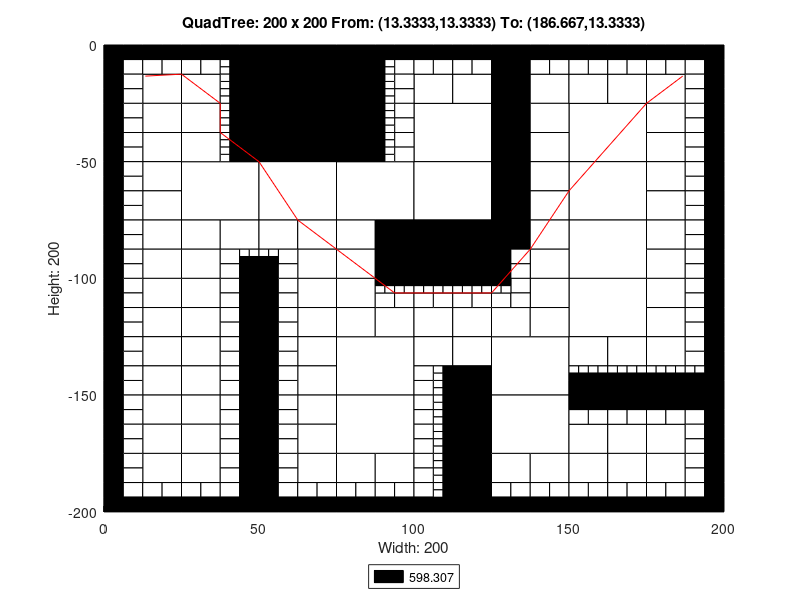

This figure's MATLAB source:
axis([0 200 -200 0]);
title('QuadTree: 200 x 200 From: (13.3333,13.3333) To: (186.667,13.3333)');
xlabel('Width: 200');
ylabel('Height: 200');
rectangle('Position',[50 -25 25 25], 'FaceColor',[0 0 0]);
rectangle('Position',[50 -50 25 25], 'FaceColor',[0 0 0]);
rectangle('Position',[25 -75 25 25], 'FaceColor',[1 1 1]);
rectangle('Position',[50 -75 25 25], 'FaceColor',[1 1 1]);
rectangle('Position',[75 -75 25 25], 'FaceColor',[1 1 1]);
rectangle('Position',[100 -50 25 25], 'FaceColor',[1 1 1]);
rectangle('Position',[150 -50 25 25], 'FaceColor',[1 1 1]);
rectangle('Position',[100 -75 25 25], 'FaceColor',[1 1 1]);
rectangle('Position',[100 -100 25 25], 'FaceColor',[0 0 0]);
rectangle('Position',[150 -75 25 25], 'FaceColor',[1 1 1]);
rectangle('Position',[150 -100 25 25], 'FaceColor',[1 1 1]);
rectangle('Position',[75 -150 25 25], 'FaceColor',[1 1 1]);
rectangle('Position',[75 -175 25 25], 'FaceColor',[1 1 1]);
rectangle('Position',[125 -150 25 25], 'FaceColor',[1 1 1]);
rectangle('Position',[150 -125 25 25], 'FaceColor',[1 1 1]);
rectangle('Position',[125 -175 25 25], 'FaceColor',[1 1 1]);
rectangle('Position',[12.5 -25 12.5 12.5], 'FaceColor',[1 1 1]);
rectangle('Position',[25 -25 12.5 12.5], 'FaceColor',[1 1 1]);
rectangle('Position',[12.5 -37.5 12.5 12.5], 'FaceColor',[1 1 1]);
rectangle('Position',[12.5 -50 12.5 12.5], 'FaceColor',[1 1 1]);
rectangle('Position',[25 -37.5 12.5 12.5], 'FaceColor',[1 1 1]);
rectangle('Position',[25 -50 12.5 12.5], 'FaceColor',[1 1 1]);
rectangle('Position',[75 -12.5 12.5 12.5], 'FaceColor',[0 0 0]);
rectangle('Position',[75 -25 12.5 12.5], 'FaceColor',[0 0 0]);
rectangle('Position',[75 -37.5 12.5 12.5], 'FaceColor',[0 0 0]);
rectangle('Position',[75 -50 12.5 12.5], 'FaceColor',[0 0 0]);
rectangle('Position',[12.5 -62.5 12.5 12.5], 'FaceColor',[1 1 1]);
rectangle('Position',[12.5 -75 12.5 12.5], 'FaceColor',[1 1 1]);
rectangle('Position',[12.5 -87.5 12.5 12.5], 'FaceColor',[1 1 1]);
rectangle('Position',[12.5 -100 12.5 12.5], 'FaceColor',[1 1 1]);
rectangle('Position',[25 -87.5 12.5 12.5], 'FaceColor',[1 1 1]);
rectangle('Position',[37.5 -87.5 12.5 12.5], 'FaceColor',[1 1 1]);
rectangle('Position',[25 -100 12.5 12.5], 'FaceColor',[1 1 1]);
rectangle('Position',[50 -87.5 12.5 12.5], 'FaceColor',[1 1 1]);
rectangle('Position',[62.5 -87.5 12.5 12.5], 'FaceColor',[1 1 1]);
rectangle('Position',[62.5 -100 12.5 12.5], 'FaceColor',[1 1 1]);
rectangle('Position',[75 -87.5 12.5 12.5], 'FaceColor',[1 1 1]);
rectangle('Position',[87.5 -87.5 12.5 12.5], 'FaceColor',[0 0 0]);
rectangle('Position',[75 -100 12.5 12.5], 'FaceColor',[1 1 1]);
rectangle('Position',[87.5 -100 12.5 12.5], 'FaceColor',[0 0 0]);
rectangle('Position',[100 -25 12.5 12.5], 'FaceColor',[1 1 1]);
rectangle('Position',[112.5 -25 12.5 12.5], 'FaceColor',[1 1 1]);
rectangle('Position',[125 -12.5 12.5 12.5], 'FaceColor',[0 0 0]);
rectangle('Position',[125 -25 12.5 12.5], 'FaceColor',[0 0 0]);
rectangle('Position',[137.5 -25 12.5 12.5], 'FaceColor',[1 1 1]);
rectangle('Position',[125 -37.5 12.5 12.5], 'FaceColor',[0 0 0]);
rectangle('Position',[137.5 -37.5 12.5 12.5], 'FaceColor',[1 1 1]);
rectangle('Position',[125 -50 12.5 12.5], 'FaceColor',[0 0 0]);
rectangle('Position',[137.5 -50 12.5 12.5], 'FaceColor',[1 1 1]);
rectangle('Position',[150 -25 12.5 12.5], 'FaceColor',[1 1 1]);
rectangle('Position',[162.5 -25 12.5 12.5], 'FaceColor',[1 1 1]);
rectangle('Position',[175 -25 12.5 12.5], 'FaceColor',[1 1 1]);
rectangle('Position',[175 -37.5 12.5 12.5], 'FaceColor',[1 1 1]);
rectangle('Position',[175 -50 12.5 12.5], 'FaceColor',[1 1 1]);
rectangle('Position',[125 -62.5 12.5 12.5], 'FaceColor',[0 0 0]);
rectangle('Position',[137.5 -62.5 12.5 12.5], 'FaceColor',[1 1 1]);
rectangle('Position',[125 -75 12.5 12.5], 'FaceColor',[0 0 0]);
rectangle('Position',[137.5 -75 12.5 12.5], 'FaceColor',[1 1 1]);
rectangle('Position',[125 -87.5 12.5 12.5], 'FaceColor',[0 0 0]);
rectangle('Position',[137.5 -87.5 12.5 12.5], 'FaceColor',[1 1 1]);
rectangle('Position',[137.5 -100 12.5 12.5], 'FaceColor',[1 1 1]);
rectangle('Position',[175 -62.5 12.5 12.5], 'FaceColor',[1 1 1]);
rectangle('Position',[175 -75 12.5 12.5], 'FaceColor',[1 1 1]);
rectangle('Position',[175 -87.5 12.5 12.5], 'FaceColor',[1 1 1]);
rectangle('Position',[175 -100 12.5 12.5], 'FaceColor',[1 1 1]);
rectangle('Position',[12.5 -112.5 12.5 12.5], 'FaceColor',[1 1 1]);
rectangle('Position',[12.5 -125 12.5 12.5], 'FaceColor',[1 1 1]);
rectangle('Position',[25 -112.5 12.5 12.5], 'FaceColor',[1 1 1]);
rectangle('Position',[25 -125 12.5 12.5], 'FaceColor',[1 1 1]);
rectangle('Position',[12.5 -137.5 12.5 12.5], 'FaceColor',[1 1 1]);
rectangle('Position',[12.5 -150 12.5 12.5], 'FaceColor',[1 1 1]);
rectangle('Position',[25 -137.5 12.5 12.5], 'FaceColor',[1 1 1]);
rectangle('Position',[25 -150 12.5 12.5], 'FaceColor',[1 1 1]);
rectangle('Position',[62.5 -112.5 12.5 12.5], 'FaceColor',[1 1 1]);
rectangle('Position',[62.5 -125 12.5 12.5], 'FaceColor',[1 1 1]);
rectangle('Position',[75 -112.5 12.5 12.5], 'FaceColor',[1 1 1]);
rectangle('Position',[75 -125 12.5 12.5], 'FaceColor',[1 1 1]);
rectangle('Position',[87.5 -125 12.5 12.5], 'FaceColor',[1 1 1]);
rectangle('Position',[62.5 -137.5 12.5 12.5], 'FaceColor',[1 1 1]);
rectangle('Position',[62.5 -150 12.5 12.5], 'FaceColor',[1 1 1]);
rectangle('Position',[12.5 -162.5 12.5 12.5], 'FaceColor',[1 1 1]);
rectangle('Position',[12.5 -175 12.5 12.5], 'FaceColor',[1 1 1]);
rectangle('Position',[25 -162.5 12.5 12.5], 'FaceColor',[1 1 1]);
rectangle('Position',[25 -175 12.5 12.5], 'FaceColor',[1 1 1]);
rectangle('Position',[12.5 -187.5 12.5 12.5], 'FaceColor',[1 1 1]);
rectangle('Position',[25 -187.5 12.5 12.5], 'FaceColor',[1 1 1]);
rectangle('Position',[62.5 -162.5 12.5 12.5], 'FaceColor',[1 1 1]);
rectangle('Position',[62.5 -175 12.5 12.5], 'FaceColor',[1 1 1]);
rectangle('Position',[62.5 -187.5 12.5 12.5], 'FaceColor',[1 1 1]);
rectangle('Position',[75 -187.5 12.5 12.5], 'FaceColor',[1 1 1]);
rectangle('Position',[87.5 -187.5 12.5 12.5], 'FaceColor',[1 1 1]);
rectangle('Position',[100 -125 12.5 12.5], 'FaceColor',[1 1 1]);
rectangle('Position',[112.5 -125 12.5 12.5], 'FaceColor',[1 1 1]);
rectangle('Position',[137.5 -112.5 12.5 12.5], 'FaceColor',[1 1 1]);
rectangle('Position',[125 -125 12.5 12.5], 'FaceColor',[1 1 1]);
rectangle('Position',[137.5 -125 12.5 12.5], 'FaceColor',[1 1 1]);
rectangle('Position',[100 -137.5 12.5 12.5], 'FaceColor',[1 1 1]);
rectangle('Position',[112.5 -137.5 12.5 12.5], 'FaceColor',[1 1 1]);
rectangle('Position',[112.5 -150 12.5 12.5], 'FaceColor',[0 0 0]);
rectangle('Position',[175 -112.5 12.5 12.5], 'FaceColor',[1 1 1]);
rectangle('Position',[175 -125 12.5 12.5], 'FaceColor',[1 1 1]);
rectangle('Position',[150 -137.5 12.5 12.5], 'FaceColor',[1 1 1]);
rectangle('Position',[162.5 -137.5 12.5 12.5], 'FaceColor',[1 1 1]);
rectangle('Position',[175 -137.5 12.5 12.5], 'FaceColor',[1 1 1]);
rectangle('Position',[112.5 -162.5 12.5 12.5], 'FaceColor',[0 0 0]);
rectangle('Position',[112.5 -175 12.5 12.5], 'FaceColor',[0 0 0]);
rectangle('Position',[112.5 -187.5 12.5 12.5], 'FaceColor',[0 0 0]);
rectangle('Position',[112.5 -200 12.5 12.5], 'FaceColor',[0 0 0]);
rectangle('Position',[125 -187.5 12.5 12.5], 'FaceColor',[1 1 1]);
rectangle('Position',[137.5 -187.5 12.5 12.5], 'FaceColor',[1 1 1]);
rectangle('Position',[150 -175 12.5 12.5], 'FaceColor',[1 1 1]);
rectangle('Position',[162.5 -175 12.5 12.5], 'FaceColor',[1 1 1]);
rectangle('Position',[175 -175 12.5 12.5], 'FaceColor',[1 1 1]);
rectangle('Position',[150 -187.5 12.5 12.5], 'FaceColor',[1 1 1]);
rectangle('Position',[162.5 -187.5 12.5 12.5], 'FaceColor',[1 1 1]);
rectangle('Position',[175 -187.5 12.5 12.5], 'FaceColor',[1 1 1]);
rectangle('Position',[0 -6.25 6.25 6.25], 'FaceColor',[0 0 0]);
rectangle('Position',[6.25 -6.25 6.25 6.25], 'FaceColor',[0 0 0]);
rectangle('Position',[0 -12.5 6.25 6.25], 'FaceColor',[0 0 0]);
rectangle('Position',[6.25 -12.5 6.25 6.25], 'FaceColor',[1 1 1]);
rectangle('Position',[12.5 -6.25 6.25 6.25], 'FaceColor',[0 0 0]);
rectangle('Position',[18.75 -6.25 6.25 6.25], 'FaceColor',[0 0 0]);
rectangle('Position',[12.5 -12.5 6.25 6.25], 'FaceColor',[1 1 1]);
rectangle('Position',[18.75 -12.5 6.25 6.25], 'FaceColor',[1 1 1]);
rectangle('Position',[0 -18.75 6.25 6.25], 'FaceColor',[0 0 0]);
rectangle('Position',[6.25 -18.75 6.25 6.25], 'FaceColor',[1 1 1]);
rectangle('Position',[0 -25 6.25 6.25], 'FaceColor',[0 0 0]);
rectangle('Position',[6.25 -25 6.25 6.25], 'FaceColor',[1 1 1]);
rectangle('Position',[25 -6.25 6.25 6.25], 'FaceColor',[0 0 0]);
rectangle('Position',[31.25 -6.25 6.25 6.25], 'FaceColor',[0 0 0]);
rectangle('Position',[25 -12.5 6.25 6.25], 'FaceColor',[1 1 1]);
rectangle('Position',[31.25 -12.5 6.25 6.25], 'FaceColor',[1 1 1]);
rectangle('Position',[37.5 -6.25 6.25 6.25], 'FaceColor',[0 0 0]);
rectangle('Position',[43.75 -6.25 6.25 6.25], 'FaceColor',[0 0 0]);
rectangle('Position',[43.75 -12.5 6.25 6.25], 'FaceColor',[0 0 0]);
rectangle('Position',[43.75 -18.75 6.25 6.25], 'FaceColor',[0 0 0]);
rectangle('Position',[43.75 -25 6.25 6.25], 'FaceColor',[0 0 0]);
rectangle('Position',[0 -31.25 6.25 6.25], 'FaceColor',[0 0 0]);
rectangle('Position',[6.25 -31.25 6.25 6.25], 'FaceColor',[1 1 1]);
rectangle('Position',[0 -37.5 6.25 6.25], 'FaceColor',[0 0 0]);
rectangle('Position',[6.25 -37.5 6.25 6.25], 'FaceColor',[1 1 1]);
rectangle('Position',[0 -43.75 6.25 6.25], 'FaceColor',[0 0 0]);
rectangle('Position',[6.25 -43.75 6.25 6.25], 'FaceColor',[1 1 1]);
rectangle('Position',[0 -50 6.25 6.25], 'FaceColor',[0 0 0]);
rectangle('Position',[6.25 -50 6.25 6.25], 'FaceColor',[1 1 1]);
rectangle('Position',[43.75 -31.25 6.25 6.25], 'FaceColor',[0 0 0]);
rectangle('Position',[43.75 -37.5 6.25 6.25], 'FaceColor',[0 0 0]);
rectangle('Position',[43.75 -43.75 6.25 6.25], 'FaceColor',[0 0 0]);
rectangle('Position',[43.75 -50 6.25 6.25], 'FaceColor',[0 0 0]);
rectangle('Position',[87.5 -6.25 6.25 6.25], 'FaceColor',[0 0 0]);
rectangle('Position',[93.75 -6.25 6.25 6.25], 'FaceColor',[0 0 0]);
rectangle('Position',[93.75 -12.5 6.25 6.25], 'FaceColor',[1 1 1]);
rectangle('Position',[93.75 -18.75 6.25 6.25], 'FaceColor',[1 1 1]);
rectangle('Position',[93.75 -25 6.25 6.25], 'FaceColor',[1 1 1]);
rectangle('Position',[93.75 -31.25 6.25 6.25], 'FaceColor',[1 1 1]);
rectangle('Position',[93.75 -37.5 6.25 6.25], 'FaceColor',[1 1 1]);
rectangle('Position',[93.75 -43.75 6.25 6.25], 'FaceColor',[1 1 1]);
rectangle('Position',[93.75 -50 6.25 6.25], 'FaceColor',[1 1 1]);
rectangle('Position',[0 -56.25 6.25 6.25], 'FaceColor',[0 0 0]);
rectangle('Position',[6.25 -56.25 6.25 6.25], 'FaceColor',[1 1 1]);
rectangle('Position',[0 -62.5 6.25 6.25], 'FaceColor',[0 0 0]);
rectangle('Position',[6.25 -62.5 6.25 6.25], 'FaceColor',[1 1 1]);
rectangle('Position',[0 -68.75 6.25 6.25], 'FaceColor',[0 0 0]);
rectangle('Position',[6.25 -68.75 6.25 6.25], 'FaceColor',[1 1 1]);
rectangle('Position',[0 -75 6.25 6.25], 'FaceColor',[0 0 0]);
rectangle('Position',[6.25 -75 6.25 6.25], 'FaceColor',[1 1 1]);
rectangle('Position',[0 -81.25 6.25 6.25], 'FaceColor',[0 0 0]);
rectangle('Position',[6.25 -81.25 6.25 6.25], 'FaceColor',[1 1 1]);
rectangle('Position',[0 -87.5 6.25 6.25], 'FaceColor',[0 0 0]);
rectangle('Position',[6.25 -87.5 6.25 6.25], 'FaceColor',[1 1 1]);
rectangle('Position',[0 -93.75 6.25 6.25], 'FaceColor',[0 0 0]);
rectangle('Position',[6.25 -93.75 6.25 6.25], 'FaceColor',[1 1 1]);
rectangle('Position',[0 -100 6.25 6.25], 'FaceColor',[0 0 0]);
rectangle('Position',[6.25 -100 6.25 6.25], 'FaceColor',[1 1 1]);
rectangle('Position',[37.5 -93.75 6.25 6.25], 'FaceColor',[1 1 1]);
rectangle('Position',[37.5 -100 6.25 6.25], 'FaceColor',[1 1 1]);
rectangle('Position',[43.75 -100 6.25 6.25], 'FaceColor',[0 0 0]);
rectangle('Position',[56.25 -93.75 6.25 6.25], 'FaceColor',[1 1 1]);
rectangle('Position',[50 -100 6.25 6.25], 'FaceColor',[0 0 0]);
rectangle('Position',[56.25 -100 6.25 6.25], 'FaceColor',[1 1 1]);
rectangle('Position',[100 -6.25 6.25 6.25], 'FaceColor',[0 0 0]);
rectangle('Position',[106.25 -6.25 6.25 6.25], 'FaceColor',[0 0 0]);
rectangle('Position',[100 -12.5 6.25 6.25], 'FaceColor',[1 1 1]);
rectangle('Position',[106.25 -12.5 6.25 6.25], 'FaceColor',[1 1 1]);
rectangle('Position',[112.5 -6.25 6.25 6.25], 'FaceColor',[0 0 0]);
rectangle('Position',[118.75 -6.25 6.25 6.25], 'FaceColor',[0 0 0]);
rectangle('Position',[112.5 -12.5 6.25 6.25], 'FaceColor',[1 1 1]);
rectangle('Position',[118.75 -12.5 6.25 6.25], 'FaceColor',[1 1 1]);
rectangle('Position',[137.5 -6.25 6.25 6.25], 'FaceColor',[0 0 0]);
rectangle('Position',[143.75 -6.25 6.25 6.25], 'FaceColor',[0 0 0]);
rectangle('Position',[137.5 -12.5 6.25 6.25], 'FaceColor',[1 1 1]);
rectangle('Position',[143.75 -12.5 6.25 6.25], 'FaceColor',[1 1 1]);
rectangle('Position',[150 -6.25 6.25 6.25], 'FaceColor',[0 0 0]);
rectangle('Position',[156.25 -6.25 6.25 6.25], 'FaceColor',[0 0 0]);
rectangle('Position',[150 -12.5 6.25 6.25], 'FaceColor',[1 1 1]);
rectangle('Position',[156.25 -12.5 6.25 6.25], 'FaceColor',[1 1 1]);
rectangle('Position',[162.5 -6.25 6.25 6.25], 'FaceColor',[0 0 0]);
rectangle('Position',[168.75 -6.25 6.25 6.25], 'FaceColor',[0 0 0]);
rectangle('Position',[162.5 -12.5 6.25 6.25], 'FaceColor',[1 1 1]);
rectangle('Position',[168.75 -12.5 6.25 6.25], 'FaceColor',[1 1 1]);
rectangle('Position',[175 -6.25 6.25 6.25], 'FaceColor',[0 0 0]);
rectangle('Position',[181.25 -6.25 6.25 6.25], 'FaceColor',[0 0 0]);
rectangle('Position',[175 -12.5 6.25 6.25], 'FaceColor',[1 1 1]);
rectangle('Position',[181.25 -12.5 6.25 6.25], 'FaceColor',[1 1 1]);
rectangle('Position',[187.5 -6.25 6.25 6.25], 'FaceColor',[0 0 0]);
rectangle('Position',[193.75 -6.25 6.25 6.25], 'FaceColor',[0 0 0]);
rectangle('Position',[187.5 -12.5 6.25 6.25], 'FaceColor',[1 1 1]);
rectangle('Position',[193.75 -12.5 6.25 6.25], 'FaceColor',[0 0 0]);
rectangle('Position',[187.5 -18.75 6.25 6.25], 'FaceColor',[1 1 1]);
rectangle('Position',[193.75 -18.75 6.25 6.25], 'FaceColor',[0 0 0]);
rectangle('Position',[187.5 -25 6.25 6.25], 'FaceColor',[1 1 1]);
rectangle('Position',[193.75 -25 6.25 6.25], 'FaceColor',[0 0 0]);
rectangle('Position',[187.5 -31.25 6.25 6.25], 'FaceColor',[1 1 1]);
rectangle('Position',[193.75 -31.25 6.25 6.25], 'FaceColor',[0 0 0]);
rectangle('Position',[187.5 -37.5 6.25 6.25], 'FaceColor',[1 1 1]);
rectangle('Position',[193.75 -37.5 6.25 6.25], 'FaceColor',[0 0 0]);
rectangle('Position',[187.5 -43.75 6.25 6.25], 'FaceColor',[1 1 1]);
rectangle('Position',[193.75 -43.75 6.25 6.25], 'FaceColor',[0 0 0]);
rectangle('Position',[187.5 -50 6.25 6.25], 'FaceColor',[1 1 1]);
rectangle('Position',[193.75 -50 6.25 6.25], 'FaceColor',[0 0 0]);
rectangle('Position',[125 -93.75 6.25 6.25], 'FaceColor',[0 0 0]);
rectangle('Position',[131.25 -93.75 6.25 6.25], 'FaceColor',[1 1 1]);
rectangle('Position',[125 -100 6.25 6.25], 'FaceColor',[0 0 0]);
rectangle('Position',[131.25 -100 6.25 6.25], 'FaceColor',[1 1 1]);
rectangle('Position',[187.5 -56.25 6.25 6.25], 'FaceColor',[1 1 1]);
rectangle('Position',[193.75 -56.25 6.25 6.25], 'FaceColor',[0 0 0]);
rectangle('Position',[187.5 -62.5 6.25 6.25], 'FaceColor',[1 1 1]);
rectangle('Position',[193.75 -62.5 6.25 6.25], 'FaceColor',[0 0 0]);
rectangle('Position',[187.5 -68.75 6.25 6.25], 'FaceColor',[1 1 1]);
rectangle('Position',[193.75 -68.75 6.25 6.25], 'FaceColor',[0 0 0]);
rectangle('Position',[187.5 -75 6.25 6.25], 'FaceColor',[1 1 1]);
rectangle('Position',[193.75 -75 6.25 6.25], 'FaceColor',[0 0 0]);
rectangle('Position',[187.5 -81.25 6.25 6.25], 'FaceColor',[1 1 1]);
rectangle('Position',[193.75 -81.25 6.25 6.25], 'FaceColor',[0 0 0]);
rectangle('Position',[187.5 -87.5 6.25 6.25], 'FaceColor',[1 1 1]);
rectangle('Position',[193.75 -87.5 6.25 6.25], 'FaceColor',[0 0 0]);
rectangle('Position',[187.5 -93.75 6.25 6.25], 'FaceColor',[1 1 1]);
rectangle('Position',[193.75 -93.75 6.25 6.25], 'FaceColor',[0 0 0]);
rectangle('Position',[187.5 -100 6.25 6.25], 'FaceColor',[1 1 1]);
rectangle('Position',[193.75 -100 6.25 6.25], 'FaceColor',[0 0 0]);
rectangle('Position',[0 -106.25 6.25 6.25], 'FaceColor',[0 0 0]);
rectangle('Position',[6.25 -106.25 6.25 6.25], 'FaceColor',[1 1 1]);
rectangle('Position',[0 -112.5 6.25 6.25], 'FaceColor',[0 0 0]);
rectangle('Position',[6.25 -112.5 6.25 6.25], 'FaceColor',[1 1 1]);
rectangle('Position',[0 -118.75 6.25 6.25], 'FaceColor',[0 0 0]);
rectangle('Position',[6.25 -118.75 6.25 6.25], 'FaceColor',[1 1 1]);
rectangle('Position',[0 -125 6.25 6.25], 'FaceColor',[0 0 0]);
rectangle('Position',[6.25 -125 6.25 6.25], 'FaceColor',[1 1 1]);
rectangle('Position',[37.5 -106.25 6.25 6.25], 'FaceColor',[1 1 1]);
rectangle('Position',[43.75 -106.25 6.25 6.25], 'FaceColor',[0 0 0]);
rectangle('Position',[37.5 -112.5 6.25 6.25], 'FaceColor',[1 1 1]);
rectangle('Position',[43.75 -112.5 6.25 6.25], 'FaceColor',[0 0 0]);
rectangle('Position',[37.5 -118.75 6.25 6.25], 'FaceColor',[1 1 1]);
rectangle('Position',[43.75 -118.75 6.25 6.25], 'FaceColor',[0 0 0]);
rectangle('Position',[37.5 -125 6.25 6.25], 'FaceColor',[1 1 1]);
rectangle('Position',[43.75 -125 6.25 6.25], 'FaceColor',[0 0 0]);
rectangle('Position',[0 -131.25 6.25 6.25], 'FaceColor',[0 0 0]);
rectangle('Position',[6.25 -131.25 6.25 6.25], 'FaceColor',[1 1 1]);
rectangle('Position',[0 -137.5 6.25 6.25], 'FaceColor',[0 0 0]);
rectangle('Position',[6.25 -137.5 6.25 6.25], 'FaceColor',[1 1 1]);
rectangle('Position',[0 -143.75 6.25 6.25], 'FaceColor',[0 0 0]);
rectangle('Position',[6.25 -143.75 6.25 6.25], 'FaceColor',[1 1 1]);
rectangle('Position',[0 -150 6.25 6.25], 'FaceColor',[0 0 0]);
rectangle('Position',[6.25 -150 6.25 6.25], 'FaceColor',[1 1 1]);
rectangle('Position',[37.5 -131.25 6.25 6.25], 'FaceColor',[1 1 1]);
rectangle('Position',[43.75 -131.25 6.25 6.25], 'FaceColor',[0 0 0]);
rectangle('Position',[37.5 -137.5 6.25 6.25], 'FaceColor',[1 1 1]);
rectangle('Position',[43.75 -137.5 6.25 6.25], 'FaceColor',[0 0 0]);
rectangle('Position',[37.5 -143.75 6.25 6.25], 'FaceColor',[1 1 1]);
rectangle('Position',[43.75 -143.75 6.25 6.25], 'FaceColor',[0 0 0]);
rectangle('Position',[37.5 -150 6.25 6.25], 'FaceColor',[1 1 1]);
rectangle('Position',[43.75 -150 6.25 6.25], 'FaceColor',[0 0 0]);
rectangle('Position',[50 -106.25 6.25 6.25], 'FaceColor',[0 0 0]);
rectangle('Position',[56.25 -106.25 6.25 6.25], 'FaceColor',[1 1 1]);
rectangle('Position',[50 -112.5 6.25 6.25], 'FaceColor',[0 0 0]);
rectangle('Position',[56.25 -112.5 6.25 6.25], 'FaceColor',[1 1 1]);
rectangle('Position',[50 -118.75 6.25 6.25], 'FaceColor',[0 0 0]);
rectangle('Position',[56.25 -118.75 6.25 6.25], 'FaceColor',[1 1 1]);
rectangle('Position',[50 -125 6.25 6.25], 'FaceColor',[0 0 0]);
rectangle('Position',[56.25 -125 6.25 6.25], 'FaceColor',[1 1 1]);
rectangle('Position',[87.5 -112.5 6.25 6.25], 'FaceColor',[1 1 1]);
rectangle('Position',[93.75 -112.5 6.25 6.25], 'FaceColor',[1 1 1]);
rectangle('Position',[50 -131.25 6.25 6.25], 'FaceColor',[0 0 0]);
rectangle('Position',[56.25 -131.25 6.25 6.25], 'FaceColor',[1 1 1]);
rectangle('Position',[50 -137.5 6.25 6.25], 'FaceColor',[0 0 0]);
rectangle('Position',[56.25 -137.5 6.25 6.25], 'FaceColor',[1 1 1]);
rectangle('Position',[50 -143.75 6.25 6.25], 'FaceColor',[0 0 0]);
rectangle('Position',[56.25 -143.75 6.25 6.25], 'FaceColor',[1 1 1]);
rectangle('Position',[50 -150 6.25 6.25], 'FaceColor',[0 0 0]);
rectangle('Position',[56.25 -150 6.25 6.25], 'FaceColor',[1 1 1]);
rectangle('Position',[0 -156.25 6.25 6.25], 'FaceColor',[0 0 0]);
rectangle('Position',[6.25 -156.25 6.25 6.25], 'FaceColor',[1 1 1]);
rectangle('Position',[0 -162.5 6.25 6.25], 'FaceColor',[0 0 0]);
rectangle('Position',[6.25 -162.5 6.25 6.25], 'FaceColor',[1 1 1]);
rectangle('Position',[0 -168.75 6.25 6.25], 'FaceColor',[0 0 0]);
rectangle('Position',[6.25 -168.75 6.25 6.25], 'FaceColor',[1 1 1]);
rectangle('Position',[0 -175 6.25 6.25], 'FaceColor',[0 0 0]);
rectangle('Position',[6.25 -175 6.25 6.25], 'FaceColor',[1 1 1]);
rectangle('Position',[37.5 -156.25 6.25 6.25], 'FaceColor',[1 1 1]);
rectangle('Position',[43.75 -156.25 6.25 6.25], 'FaceColor',[0 0 0]);
rectangle('Position',[37.5 -162.5 6.25 6.25], 'FaceColor',[1 1 1]);
rectangle('Position',[43.75 -162.5 6.25 6.25], 'FaceColor',[0 0 0]);
rectangle('Position',[37.5 -168.75 6.25 6.25], 'FaceColor',[1 1 1]);
rectangle('Position',[43.75 -168.75 6.25 6.25], 'FaceColor',[0 0 0]);
rectangle('Position',[37.5 -175 6.25 6.25], 'FaceColor',[1 1 1]);
rectangle('Position',[43.75 -175 6.25 6.25], 'FaceColor',[0 0 0]);
rectangle('Position',[0 -181.25 6.25 6.25], 'FaceColor',[0 0 0]);
rectangle('Position',[6.25 -181.25 6.25 6.25], 'FaceColor',[1 1 1]);
rectangle('Position',[0 -187.5 6.25 6.25], 'FaceColor',[0 0 0]);
rectangle('Position',[6.25 -187.5 6.25 6.25], 'FaceColor',[1 1 1]);
rectangle('Position',[0 -193.75 6.25 6.25], 'FaceColor',[0 0 0]);
rectangle('Position',[6.25 -193.75 6.25 6.25], 'FaceColor',[1 1 1]);
rectangle('Position',[0 -200 6.25 6.25], 'FaceColor',[0 0 0]);
rectangle('Position',[6.25 -200 6.25 6.25], 'FaceColor',[0 0 0]);
rectangle('Position',[12.5 -193.75 6.25 6.25], 'FaceColor',[1 1 1]);
rectangle('Position',[18.75 -193.75 6.25 6.25], 'FaceColor',[1 1 1]);
rectangle('Position',[12.5 -200 6.25 6.25], 'FaceColor',[0 0 0]);
rectangle('Position',[18.75 -200 6.25 6.25], 'FaceColor',[0 0 0]);
rectangle('Position',[37.5 -181.25 6.25 6.25], 'FaceColor',[1 1 1]);
rectangle('Position',[43.75 -181.25 6.25 6.25], 'FaceColor',[0 0 0]);
rectangle('Position',[37.5 -187.5 6.25 6.25], 'FaceColor',[1 1 1]);
rectangle('Position',[43.75 -187.5 6.25 6.25], 'FaceColor',[0 0 0]);
rectangle('Position',[25 -193.75 6.25 6.25], 'FaceColor',[1 1 1]);
rectangle('Position',[31.25 -193.75 6.25 6.25], 'FaceColor',[1 1 1]);
rectangle('Position',[25 -200 6.25 6.25], 'FaceColor',[0 0 0]);
rectangle('Position',[31.25 -200 6.25 6.25], 'FaceColor',[0 0 0]);
rectangle('Position',[37.5 -193.75 6.25 6.25], 'FaceColor',[1 1 1]);
rectangle('Position',[43.75 -193.75 6.25 6.25], 'FaceColor',[0 0 0]);
rectangle('Position',[37.5 -200 6.25 6.25], 'FaceColor',[0 0 0]);
rectangle('Position',[43.75 -200 6.25 6.25], 'FaceColor',[0 0 0]);
rectangle('Position',[50 -156.25 6.25 6.25], 'FaceColor',[0 0 0]);
rectangle('Position',[56.25 -156.25 6.25 6.25], 'FaceColor',[1 1 1]);
rectangle('Position',[50 -162.5 6.25 6.25], 'FaceColor',[0 0 0]);
rectangle('Position',[56.25 -162.5 6.25 6.25], 'FaceColor',[1 1 1]);
rectangle('Position',[50 -168.75 6.25 6.25], 'FaceColor',[0 0 0]);
rectangle('Position',[56.25 -168.75 6.25 6.25], 'FaceColor',[1 1 1]);
rectangle('Position',[50 -175 6.25 6.25], 'FaceColor',[0 0 0]);
rectangle('Position',[56.25 -175 6.25 6.25], 'FaceColor',[1 1 1]);
rectangle('Position',[50 -181.25 6.25 6.25], 'FaceColor',[0 0 0]);
rectangle('Position',[56.25 -181.25 6.25 6.25], 'FaceColor',[1 1 1]);
rectangle('Position',[50 -187.5 6.25 6.25], 'FaceColor',[0 0 0]);
rectangle('Position',[56.25 -187.5 6.25 6.25], 'FaceColor',[1 1 1]);
rectangle('Position',[50 -193.75 6.25 6.25], 'FaceColor',[0 0 0]);
rectangle('Position',[56.25 -193.75 6.25 6.25], 'FaceColor',[1 1 1]);
rectangle('Position',[50 -200 6.25 6.25], 'FaceColor',[0 0 0]);
rectangle('Position',[56.25 -200 6.25 6.25], 'FaceColor',[0 0 0]);
rectangle('Position',[62.5 -193.75 6.25 6.25], 'FaceColor',[1 1 1]);
rectangle('Position',[68.75 -193.75 6.25 6.25], 'FaceColor',[1 1 1]);
rectangle('Position',[62.5 -200 6.25 6.25], 'FaceColor',[0 0 0]);
rectangle('Position',[68.75 -200 6.25 6.25], 'FaceColor',[0 0 0]);
rectangle('Position',[75 -193.75 6.25 6.25], 'FaceColor',[1 1 1]);
rectangle('Position',[81.25 -193.75 6.25 6.25], 'FaceColor',[1 1 1]);
rectangle('Position',[75 -200 6.25 6.25], 'FaceColor',[0 0 0]);
rectangle('Position',[81.25 -200 6.25 6.25], 'FaceColor',[0 0 0]);
rectangle('Position',[87.5 -193.75 6.25 6.25], 'FaceColor',[1 1 1]);
rectangle('Position',[93.75 -193.75 6.25 6.25], 'FaceColor',[1 1 1]);
rectangle('Position',[87.5 -200 6.25 6.25], 'FaceColor',[0 0 0]);
rectangle('Position',[93.75 -200 6.25 6.25], 'FaceColor',[0 0 0]);
rectangle('Position',[100 -112.5 6.25 6.25], 'FaceColor',[1 1 1]);
rectangle('Position',[106.25 -112.5 6.25 6.25], 'FaceColor',[1 1 1]);
rectangle('Position',[112.5 -112.5 6.25 6.25], 'FaceColor',[1 1 1]);
rectangle('Position',[118.75 -112.5 6.25 6.25], 'FaceColor',[1 1 1]);
rectangle('Position',[131.25 -106.25 6.25 6.25], 'FaceColor',[1 1 1]);
rectangle('Position',[125 -112.5 6.25 6.25], 'FaceColor',[1 1 1]);
rectangle('Position',[131.25 -112.5 6.25 6.25], 'FaceColor',[1 1 1]);
rectangle('Position',[100 -143.75 6.25 6.25], 'FaceColor',[1 1 1]);
rectangle('Position',[100 -150 6.25 6.25], 'FaceColor',[1 1 1]);
rectangle('Position',[187.5 -106.25 6.25 6.25], 'FaceColor',[1 1 1]);
rectangle('Position',[193.75 -106.25 6.25 6.25], 'FaceColor',[0 0 0]);
rectangle('Position',[187.5 -112.5 6.25 6.25], 'FaceColor',[1 1 1]);
rectangle('Position',[193.75 -112.5 6.25 6.25], 'FaceColor',[0 0 0]);
rectangle('Position',[187.5 -118.75 6.25 6.25], 'FaceColor',[1 1 1]);
rectangle('Position',[193.75 -118.75 6.25 6.25], 'FaceColor',[0 0 0]);
rectangle('Position',[187.5 -125 6.25 6.25], 'FaceColor',[1 1 1]);
rectangle('Position',[193.75 -125 6.25 6.25], 'FaceColor',[0 0 0]);
rectangle('Position',[150 -150 6.25 6.25], 'FaceColor',[0 0 0]);
rectangle('Position',[156.25 -150 6.25 6.25], 'FaceColor',[0 0 0]);
rectangle('Position',[162.5 -150 6.25 6.25], 'FaceColor',[0 0 0]);
rectangle('Position',[168.75 -150 6.25 6.25], 'FaceColor',[0 0 0]);
rectangle('Position',[187.5 -131.25 6.25 6.25], 'FaceColor',[1 1 1]);
rectangle('Position',[193.75 -131.25 6.25 6.25], 'FaceColor',[0 0 0]);
rectangle('Position',[187.5 -137.5 6.25 6.25], 'FaceColor',[1 1 1]);
rectangle('Position',[193.75 -137.5 6.25 6.25], 'FaceColor',[0 0 0]);
rectangle('Position',[175 -150 6.25 6.25], 'FaceColor',[0 0 0]);
rectangle('Position',[181.25 -150 6.25 6.25], 'FaceColor',[0 0 0]);
rectangle('Position',[193.75 -143.75 6.25 6.25], 'FaceColor',[0 0 0]);
rectangle('Position',[187.5 -150 6.25 6.25], 'FaceColor',[0 0 0]);
rectangle('Position',[193.75 -150 6.25 6.25], 'FaceColor',[0 0 0]);
rectangle('Position',[100 -156.25 6.25 6.25], 'FaceColor',[1 1 1]);
rectangle('Position',[100 -162.5 6.25 6.25], 'FaceColor',[1 1 1]);
rectangle('Position',[100 -168.75 6.25 6.25], 'FaceColor',[1 1 1]);
rectangle('Position',[100 -175 6.25 6.25], 'FaceColor',[1 1 1]);
rectangle('Position',[100 -181.25 6.25 6.25], 'FaceColor',[1 1 1]);
rectangle('Position',[100 -187.5 6.25 6.25], 'FaceColor',[1 1 1]);
rectangle('Position',[100 -193.75 6.25 6.25], 'FaceColor',[1 1 1]);
rectangle('Position',[100 -200 6.25 6.25], 'FaceColor',[0 0 0]);
rectangle('Position',[106.25 -200 6.25 6.25], 'FaceColor',[0 0 0]);
rectangle('Position',[125 -193.75 6.25 6.25], 'FaceColor',[1 1 1]);
rectangle('Position',[131.25 -193.75 6.25 6.25], 'FaceColor',[1 1 1]);
rectangle('Position',[125 -200 6.25 6.25], 'FaceColor',[0 0 0]);
rectangle('Position',[131.25 -200 6.25 6.25], 'FaceColor',[0 0 0]);
rectangle('Position',[137.5 -193.75 6.25 6.25], 'FaceColor',[1 1 1]);
rectangle('Position',[143.75 -193.75 6.25 6.25], 'FaceColor',[1 1 1]);
rectangle('Position',[137.5 -200 6.25 6.25], 'FaceColor',[0 0 0]);
rectangle('Position',[143.75 -200 6.25 6.25], 'FaceColor',[0 0 0]);
rectangle('Position',[150 -156.25 6.25 6.25], 'FaceColor',[0 0 0]);
rectangle('Position',[156.25 -156.25 6.25 6.25], 'FaceColor',[0 0 0]);
rectangle('Position',[150 -162.5 6.25 6.25], 'FaceColor',[1 1 1]);
rectangle('Position',[156.25 -162.5 6.25 6.25], 'FaceColor',[1 1 1]);
rectangle('Position',[162.5 -156.25 6.25 6.25], 'FaceColor',[0 0 0]);
rectangle('Position',[168.75 -156.25 6.25 6.25], 'FaceColor',[0 0 0]);
rectangle('Position',[162.5 -162.5 6.25 6.25], 'FaceColor',[1 1 1]);
rectangle('Position',[168.75 -162.5 6.25 6.25], 'FaceColor',[1 1 1]);
rectangle('Position',[175 -156.25 6.25 6.25], 'FaceColor',[0 0 0]);
rectangle('Position',[181.25 -156.25 6.25 6.25], 'FaceColor',[0 0 0]);
rectangle('Position',[175 -162.5 6.25 6.25], 'FaceColor',[1 1 1]);
rectangle('Position',[181.25 -162.5 6.25 6.25], 'FaceColor',[1 1 1]);
rectangle('Position',[187.5 -156.25 6.25 6.25], 'FaceColor',[0 0 0]);
rectangle('Position',[193.75 -156.25 6.25 6.25], 'FaceColor',[0 0 0]);
rectangle('Position',[187.5 -162.5 6.25 6.25], 'FaceColor',[1 1 1]);
rectangle('Position',[193.75 -162.5 6.25 6.25], 'FaceColor',[0 0 0]);
rectangle('Position',[187.5 -168.75 6.25 6.25], 'FaceColor',[1 1 1]);
rectangle('Position',[193.75 -168.75 6.25 6.25], 'FaceColor',[0 0 0]);
rectangle('Position',[187.5 -175 6.25 6.25], 'FaceColor',[1 1 1]);
rectangle('Position',[193.75 -175 6.25 6.25], 'FaceColor',[0 0 0]);
rectangle('Position',[150 -193.75 6.25 6.25], 'FaceColor',[1 1 1]);
rectangle('Position',[156.25 -193.75 6.25 6.25], 'FaceColor',[1 1 1]);
rectangle('Position',[150 -200 6.25 6.25], 'FaceColor',[0 0 0]);
rectangle('Position',[156.25 -200 6.25 6.25], 'FaceColor',[0 0 0]);
rectangle('Position',[162.5 -193.75 6.25 6.25], 'FaceColor',[1 1 1]);
rectangle('Position',[168.75 -193.75 6.25 6.25], 'FaceColor',[1 1 1]);
rectangle('Position',[162.5 -200 6.25 6.25], 'FaceColor',[0 0 0]);
rectangle('Position',[168.75 -200 6.25 6.25], 'FaceColor',[0 0 0]);
rectangle('Position',[187.5 -181.25 6.25 6.25], 'FaceColor',[1 1 1]);
rectangle('Position',[193.75 -181.25 6.25 6.25], 'FaceColor',[0 0 0]);
rectangle('Position',[187.5 -187.5 6.25 6.25], 'FaceColor',[1 1 1]);
rectangle('Position',[193.75 -187.5 6.25 6.25], 'FaceColor',[0 0 0]);
rectangle('Position',[175 -193.75 6.25 6.25], 'FaceColor',[1 1 1]);
rectangle('Position',[181.25 -193.75 6.25 6.25], 'FaceColor',[1 1 1]);
rectangle('Position',[175 -200 6.25 6.25], 'FaceColor',[0 0 0]);
rectangle('Position',[181.25 -200 6.25 6.25], 'FaceColor',[0 0 0]);
rectangle('Position',[187.5 -193.75 6.25 6.25], 'FaceColor',[1 1 1]);
rectangle('Position',[193.75 -193.75 6.25 6.25], 'FaceColor',[0 0 0]);
rectangle('Position',[187.5 -200 6.25 6.25], 'FaceColor',[0 0 0]);
rectangle('Position',[193.75 -200 6.25 6.25], 'FaceColor',[0 0 0]);
rectangle('Position',[37.5 -9.375 3.125 3.125], 'FaceColor',[1 1 1]);
rectangle('Position',[40.625 -9.375 3.125 3.125], 'FaceColor',[0 0 0]);
rectangle('Position',[37.5 -12.5 3.125 3.125], 'FaceColor',[1 1 1]);
rectangle('Position',[40.625 -12.5 3.125 3.125], 'FaceColor',[0 0 0]);
rectangle('Position',[37.5 -15.625 3.125 3.125], 'FaceColor',[1 1 1]);
rectangle('Position',[40.625 -15.625 3.125 3.125], 'FaceColor',[0 0 0]);
rectangle('Position',[37.5 -18.75 3.125 3.125], 'FaceColor',[1 1 1]);
rectangle('Position',[40.625 -18.75 3.125 3.125], 'FaceColor',[0 0 0]);
rectangle('Position',[37.5 -21.875 3.125 3.125], 'FaceColor',[1 1 1]);
rectangle('Position',[40.625 -21.875 3.125 3.125], 'FaceColor',[0 0 0]);
rectangle('Position',[37.5 -25 3.125 3.125], 'FaceColor',[1 1 1]);
rectangle('Position',[40.625 -25 3.125 3.125], 'FaceColor',[0 0 0]);
rectangle('Position',[37.5 -28.125 3.125 3.125], 'FaceColor',[1 1 1]);
rectangle('Position',[40.625 -28.125 3.125 3.125], 'FaceColor',[0 0 0]);
rectangle('Position',[37.5 -31.25 3.125 3.125], 'FaceColor',[1 1 1]);
rectangle('Position',[40.625 -31.25 3.125 3.125], 'FaceColor',[0 0 0]);
rectangle('Position',[37.5 -34.375 3.125 3.125], 'FaceColor',[1 1 1]);
rectangle('Position',[40.625 -34.375 3.125 3.125], 'FaceColor',[0 0 0]);
rectangle('Position',[37.5 -37.5 3.125 3.125], 'FaceColor',[1 1 1]);
rectangle('Position',[40.625 -37.5 3.125 3.125], 'FaceColor',[0 0 0]);
rectangle('Position',[37.5 -40.625 3.125 3.125], 'FaceColor',[1 1 1]);
rectangle('Position',[40.625 -40.625 3.125 3.125], 'FaceColor',[0 0 0]);
rectangle('Position',[37.5 -43.75 3.125 3.125], 'FaceColor',[1 1 1]);
rectangle('Position',[40.625 -43.75 3.125 3.125], 'FaceColor',[0 0 0]);
rectangle('Position',[37.5 -46.875 3.125 3.125], 'FaceColor',[1 1 1]);
rectangle('Position',[40.625 -46.875 3.125 3.125], 'FaceColor',[0 0 0]);
rectangle('Position',[37.5 -50 3.125 3.125], 'FaceColor',[1 1 1]);
rectangle('Position',[40.625 -50 3.125 3.125], 'FaceColor',[0 0 0]);
rectangle('Position',[87.5 -9.375 3.125 3.125], 'FaceColor',[0 0 0]);
rectangle('Position',[90.625 -9.375 3.125 3.125], 'FaceColor',[1 1 1]);
rectangle('Position',[87.5 -12.5 3.125 3.125], 'FaceColor',[0 0 0]);
rectangle('Position',[90.625 -12.5 3.125 3.125], 'FaceColor',[1 1 1]);
rectangle('Position',[87.5 -15.625 3.125 3.125], 'FaceColor',[0 0 0]);
rectangle('Position',[90.625 -15.625 3.125 3.125], 'FaceColor',[1 1 1]);
rectangle('Position',[87.5 -18.75 3.125 3.125], 'FaceColor',[0 0 0]);
rectangle('Position',[90.625 -18.75 3.125 3.125], 'FaceColor',[1 1 1]);
rectangle('Position',[87.5 -21.875 3.125 3.125], 'FaceColor',[0 0 0]);
rectangle('Position',[90.625 -21.875 3.125 3.125], 'FaceColor',[1 1 1]);
rectangle('Position',[87.5 -25 3.125 3.125], 'FaceColor',[0 0 0]);
rectangle('Position',[90.625 -25 3.125 3.125], 'FaceColor',[1 1 1]);
rectangle('Position',[87.5 -28.125 3.125 3.125], 'FaceColor',[0 0 0]);
rectangle('Position',[90.625 -28.125 3.125 3.125], 'FaceColor',[1 1 1]);
rectangle('Position',[87.5 -31.25 3.125 3.125], 'FaceColor',[0 0 0]);
rectangle('Position',[90.625 -31.25 3.125 3.125], 'FaceColor',[1 1 1]);
rectangle('Position',[87.5 -34.375 3.125 3.125], 'FaceColor',[0 0 0]);
rectangle('Position',[90.625 -34.375 3.125 3.125], 'FaceColor',[1 1 1]);
rectangle('Position',[87.5 -37.5 3.125 3.125], 'FaceColor',[0 0 0]);
rectangle('Position',[90.625 -37.5 3.125 3.125], 'FaceColor',[1 1 1]);
rectangle('Position',[87.5 -40.625 3.125 3.125], 'FaceColor',[0 0 0]);
rectangle('Position',[90.625 -40.625 3.125 3.125], 'FaceColor',[1 1 1]);
rectangle('Position',[87.5 -43.75 3.125 3.125], 'FaceColor',[0 0 0]);
rectangle('Position',[90.625 -43.75 3.125 3.125], 'FaceColor',[1 1 1]);
rectangle('Position',[87.5 -46.875 3.125 3.125], 'FaceColor',[0 0 0]);
rectangle('Position',[90.625 -46.875 3.125 3.125], 'FaceColor',[1 1 1]);
rectangle('Position',[87.5 -50 3.125 3.125], 'FaceColor',[0 0 0]);
rectangle('Position',[90.625 -50 3.125 3.125], 'FaceColor',[1 1 1]);
rectangle('Position',[43.75 -90.625 3.125 3.125], 'FaceColor',[1 1 1]);
rectangle('Position',[46.875 -90.625 3.125 3.125], 'FaceColor',[1 1 1]);
rectangle('Position',[43.75 -93.75 3.125 3.125], 'FaceColor',[0 0 0]);
rectangle('Position',[46.875 -93.75 3.125 3.125], 'FaceColor',[0 0 0]);
rectangle('Position',[50 -90.625 3.125 3.125], 'FaceColor',[1 1 1]);
rectangle('Position',[53.125 -90.625 3.125 3.125], 'FaceColor',[1 1 1]);
rectangle('Position',[50 -93.75 3.125 3.125], 'FaceColor',[0 0 0]);
rectangle('Position',[53.125 -93.75 3.125 3.125], 'FaceColor',[0 0 0]);
rectangle('Position',[87.5 -103.125 3.125 3.125], 'FaceColor',[0 0 0]);
rectangle('Position',[90.625 -103.125 3.125 3.125], 'FaceColor',[0 0 0]);
rectangle('Position',[87.5 -106.25 3.125 3.125], 'FaceColor',[1 1 1]);
rectangle('Position',[90.625 -106.25 3.125 3.125], 'FaceColor',[1 1 1]);
rectangle('Position',[93.75 -103.125 3.125 3.125], 'FaceColor',[0 0 0]);
rectangle('Position',[96.875 -103.125 3.125 3.125], 'FaceColor',[0 0 0]);
rectangle('Position',[93.75 -106.25 3.125 3.125], 'FaceColor',[1 1 1]);
rectangle('Position',[96.875 -106.25 3.125 3.125], 'FaceColor',[1 1 1]);
rectangle('Position',[100 -103.125 3.125 3.125], 'FaceColor',[0 0 0]);
rectangle('Position',[103.125 -103.125 3.125 3.125], 'FaceColor',[0 0 0]);
rectangle('Position',[100 -106.25 3.125 3.125], 'FaceColor',[1 1 1]);
rectangle('Position',[103.125 -106.25 3.125 3.125], 'FaceColor',[1 1 1]);
rectangle('Position',[106.25 -103.125 3.125 3.125], 'FaceColor',[0 0 0]);
rectangle('Position',[109.375 -103.125 3.125 3.125], 'FaceColor',[0 0 0]);
rectangle('Position',[106.25 -106.25 3.125 3.125], 'FaceColor',[1 1 1]);
rectangle('Position',[109.375 -106.25 3.125 3.125], 'FaceColor',[1 1 1]);
rectangle('Position',[112.5 -103.125 3.125 3.125], 'FaceColor',[0 0 0]);
rectangle('Position',[115.625 -103.125 3.125 3.125], 'FaceColor',[0 0 0]);
rectangle('Position',[112.5 -106.25 3.125 3.125], 'FaceColor',[1 1 1]);
rectangle('Position',[115.625 -106.25 3.125 3.125], 'FaceColor',[1 1 1]);
rectangle('Position',[118.75 -103.125 3.125 3.125], 'FaceColor',[0 0 0]);
rectangle('Position',[121.875 -103.125 3.125 3.125], 'FaceColor',[0 0 0]);
rectangle('Position',[118.75 -106.25 3.125 3.125], 'FaceColor',[1 1 1]);
rectangle('Position',[121.875 -106.25 3.125 3.125], 'FaceColor',[1 1 1]);
rectangle('Position',[125 -103.125 3.125 3.125], 'FaceColor',[0 0 0]);
rectangle('Position',[128.125 -103.125 3.125 3.125], 'FaceColor',[0 0 0]);
rectangle('Position',[125 -106.25 3.125 3.125], 'FaceColor',[1 1 1]);
rectangle('Position',[128.125 -106.25 3.125 3.125], 'FaceColor',[1 1 1]);
rectangle('Position',[106.25 -140.625 3.125 3.125], 'FaceColor',[1 1 1]);
rectangle('Position',[109.375 -140.625 3.125 3.125], 'FaceColor',[0 0 0]);
rectangle('Position',[106.25 -143.75 3.125 3.125], 'FaceColor',[1 1 1]);
rectangle('Position',[109.375 -143.75 3.125 3.125], 'FaceColor',[0 0 0]);
rectangle('Position',[106.25 -146.875 3.125 3.125], 'FaceColor',[1 1 1]);
rectangle('Position',[109.375 -146.875 3.125 3.125], 'FaceColor',[0 0 0]);
rectangle('Position',[106.25 -150 3.125 3.125], 'FaceColor',[1 1 1]);
rectangle('Position',[109.375 -150 3.125 3.125], 'FaceColor',[0 0 0]);
rectangle('Position',[150 -140.625 3.125 3.125], 'FaceColor',[1 1 1]);
rectangle('Position',[153.125 -140.625 3.125 3.125], 'FaceColor',[1 1 1]);
rectangle('Position',[150 -143.75 3.125 3.125], 'FaceColor',[0 0 0]);
rectangle('Position',[153.125 -143.75 3.125 3.125], 'FaceColor',[0 0 0]);
rectangle('Position',[156.25 -140.625 3.125 3.125], 'FaceColor',[1 1 1]);
rectangle('Position',[159.375 -140.625 3.125 3.125], 'FaceColor',[1 1 1]);
rectangle('Position',[156.25 -143.75 3.125 3.125], 'FaceColor',[0 0 0]);
rectangle('Position',[159.375 -143.75 3.125 3.125], 'FaceColor',[0 0 0]);
rectangle('Position',[162.5 -140.625 3.125 3.125], 'FaceColor',[1 1 1]);
rectangle('Position',[165.625 -140.625 3.125 3.125], 'FaceColor',[1 1 1]);
rectangle('Position',[162.5 -143.75 3.125 3.125], 'FaceColor',[0 0 0]);
rectangle('Position',[165.625 -143.75 3.125 3.125], 'FaceColor',[0 0 0]);
rectangle('Position',[168.75 -140.625 3.125 3.125], 'FaceColor',[1 1 1]);
rectangle('Position',[171.875 -140.625 3.125 3.125], 'FaceColor',[1 1 1]);
rectangle('Position',[168.75 -143.75 3.125 3.125], 'FaceColor',[0 0 0]);
rectangle('Position',[171.875 -143.75 3.125 3.125], 'FaceColor',[0 0 0]);
rectangle('Position',[175 -140.625 3.125 3.125], 'FaceColor',[1 1 1]);
rectangle('Position',[178.125 -140.625 3.125 3.125], 'FaceColor',[1 1 1]);
rectangle('Position',[175 -143.75 3.125 3.125], 'FaceColor',[0 0 0]);
rectangle('Position',[178.125 -143.75 3.125 3.125], 'FaceColor',[0 0 0]);
rectangle('Position',[181.25 -140.625 3.125 3.125], 'FaceColor',[1 1 1]);
rectangle('Position',[184.375 -140.625 3.125 3.125], 'FaceColor',[1 1 1]);
rectangle('Position',[181.25 -143.75 3.125 3.125], 'FaceColor',[0 0 0]);
rectangle('Position',[184.375 -143.75 3.125 3.125], 'FaceColor',[0 0 0]);
rectangle('Position',[187.5 -140.625 3.125 3.125], 'FaceColor',[1 1 1]);
rectangle('Position',[190.625 -140.625 3.125 3.125], 'FaceColor',[1 1 1]);
rectangle('Position',[187.5 -143.75 3.125 3.125], 'FaceColor',[0 0 0]);
rectangle('Position',[190.625 -143.75 3.125 3.125], 'FaceColor',[0 0 0]);
rectangle('Position',[106.25 -153.125 3.125 3.125], 'FaceColor',[1 1 1]);
rectangle('Position',[109.375 -153.125 3.125 3.125], 'FaceColor',[0 0 0]);
rectangle('Position',[106.25 -156.25 3.125 3.125], 'FaceColor',[1 1 1]);
rectangle('Position',[109.375 -156.25 3.125 3.125], 'FaceColor',[0 0 0]);
rectangle('Position',[106.25 -159.375 3.125 3.125], 'FaceColor',[1 1 1]);
rectangle('Position',[109.375 -159.375 3.125 3.125], 'FaceColor',[0 0 0]);
rectangle('Position',[106.25 -162.5 3.125 3.125], 'FaceColor',[1 1 1]);
rectangle('Position',[109.375 -162.5 3.125 3.125], 'FaceColor',[0 0 0]);
rectangle('Position',[106.25 -165.625 3.125 3.125], 'FaceColor',[1 1 1]);
rectangle('Position',[109.375 -165.625 3.125 3.125], 'FaceColor',[0 0 0]);
rectangle('Position',[106.25 -168.75 3.125 3.125], 'FaceColor',[1 1 1]);
rectangle('Position',[109.375 -168.75 3.125 3.125], 'FaceColor',[0 0 0]);
rectangle('Position',[106.25 -171.875 3.125 3.125], 'FaceColor',[1 1 1]);
rectangle('Position',[109.375 -171.875 3.125 3.125], 'FaceColor',[0 0 0]);
rectangle('Position',[106.25 -175 3.125 3.125], 'FaceColor',[1 1 1]);
rectangle('Position',[109.375 -175 3.125 3.125], 'FaceColor',[0 0 0]);
rectangle('Position',[106.25 -178.125 3.125 3.125], 'FaceColor',[1 1 1]);
rectangle('Position',[109.375 -178.125 3.125 3.125], 'FaceColor',[0 0 0]);
rectangle('Position',[106.25 -181.25 3.125 3.125], 'FaceColor',[1 1 1]);
rectangle('Position',[109.375 -181.25 3.125 3.125], 'FaceColor',[0 0 0]);
rectangle('Position',[106.25 -184.375 3.125 3.125], 'FaceColor',[1 1 1]);
rectangle('Position',[109.375 -184.375 3.125 3.125], 'FaceColor',[0 0 0]);
rectangle('Position',[106.25 -187.5 3.125 3.125], 'FaceColor',[1 1 1]);
rectangle('Position',[109.375 -187.5 3.125 3.125], 'FaceColor',[0 0 0]);
rectangle('Position',[106.25 -190.625 3.125 3.125], 'FaceColor',[1 1 1]);
rectangle('Position',[109.375 -190.625 3.125 3.125], 'FaceColor',[0 0 0]);
rectangle('Position',[106.25 -193.75 3.125 3.125], 'FaceColor',[1 1 1]);
rectangle('Position',[109.375 -193.75 3.125 3.125], 'FaceColor',[0 0 0]);
X=[186.667,186.667,175,150,150,137.5,137.5,125,125,112.5,112.5,112.5,93.75,93.75,93.75,87.5,75,62.5,50,37.5,37.5,25,13.3333];
Y=[-13.3333,-13.3333,-25,-62.5,-62.5,-87.5,-87.5,-106.25,-106.25,-106.25,-106.25,-106.25,-106.25,-106.25,-106.25,-100,-87.5,-75,-50,-37.5,-25,-12.5,-13.3333];
hold on;
plot(X,Y,'r');
legend('598.307','Location','southoutside');
